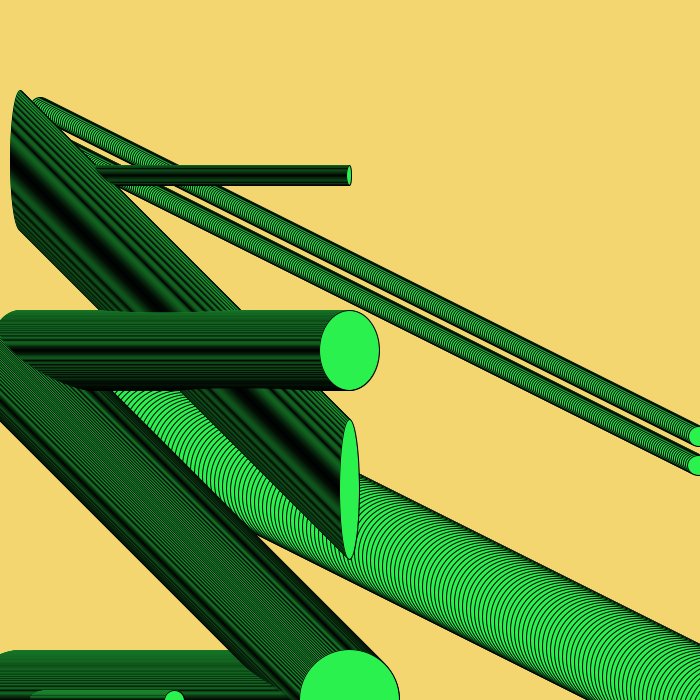
Frame 1 (no input)
Frame 60 (the mouse pressed at the canvas centre just before this capture): identical to frame 1, image omitted
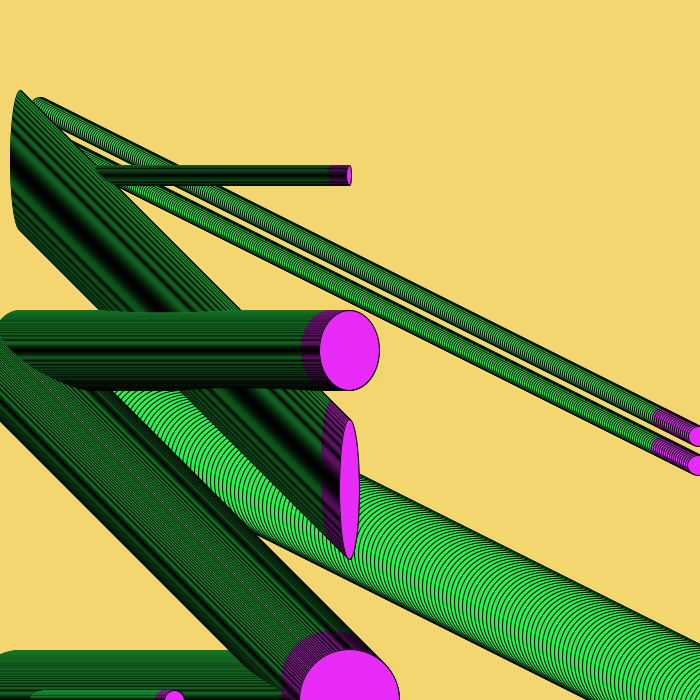
Frame 120 (the mouse held since frame 60 and released just before this capture)

The Processing sketch that drew these frames (run headless with seeded random() and noise(); from frame 60 on, the mouse is pressed at the canvas centre):

// Processing sketch: processing_156773
// ── processing_156773.pde

int diam=20;

void setup(){
 size(700,700);
 
 
}

  void draw(){
    
    background (243, 214, 112);

  for(int x=diam; x<height/2;x++){
    if(dist(mouseX, mouseY, x, width/2)<diam){
     fill(232, 43, 249); 
    } else { 
     fill(43, 241, 78); 
    }
    ellipse(x,height/2, diam*3, diam*4);
     ellipse(x,height/4, diam/4, diam);
      ellipse(x,height/5+x, diam, diam*7);
       ellipse(x*2,height/6+ x, diam+2, diam);
        ellipse(x*.5,height/7+ height*2, diam*9, diam);
         ellipse(x*2,height/8+x, diam, diam);
          ellipse(x,height/.5, diam, diam);
           ellipse(x/2,height, diam, diam);
            ellipse(x,height, diam*5, diam*5);
            ellipse(x,height/2+x, diam*5, diam*5);
            ellipse(x*4,height/2+x*2, diam*5, diam*5);
            ellipse(x/2,height*2+x*2, diam*5, diam*5);

  }
  
}
